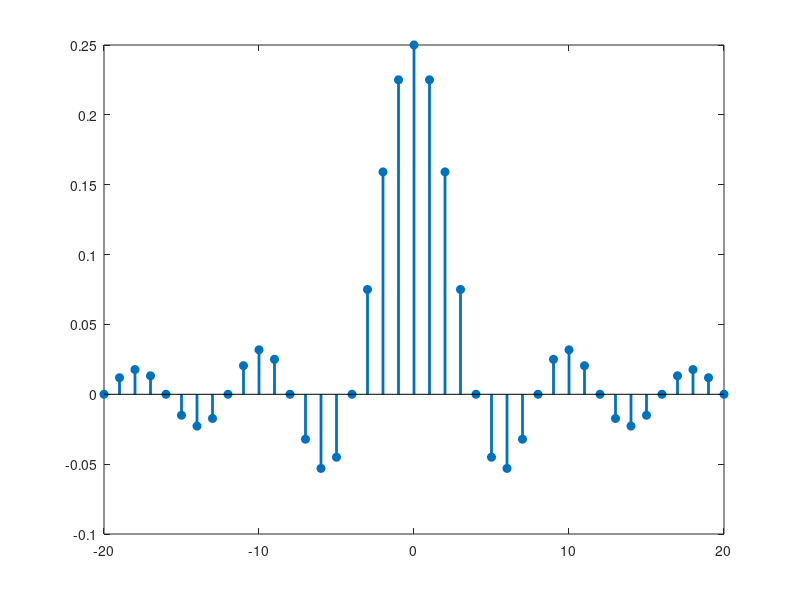

Reproduce this figure in MATLAB. (Note: this script raises an error after producing the figure.)
clc; clear all; close all;

% Parâmetros
wc = 0.25 * pi; % Frequência de corte (0.25*pi)
n = -20:20;     % Vetor de tempo discreto

% Cálculo da função sinc discreta
h = zeros(size(n));
for i = 1:length(n)
    if n(i) == 0
        h(i) = wc / pi;
    else
        h(i) = sin(wc * n(i)) / (pi * n(i));
    end
end

% Criação da figura para exportação
fig = figure('Position', [100, 100, 800, 420], 'Visible', 'off');
s = stem(n, h, 'filled', 'LineWidth', 2.0);

% Ajuste de cores (Estilo MATLAB clássico)
s.Color = [0, 0.4470, 0.7410];
s.MarkerSize = 6;

% Estilização dos eixos
grid on;
ax = gca;
ax.GridLineStyle = '--';
ax.GridAlpha = 0.5;
ax.FontSize = 12;
ax.FontName = 'Arial';
ax.Box = 'on';

% Títulos e legendas
title('Resposta ao Impulso Ideal - Função Sinc Discreta g_d[k]', 'FontSize', 14, 'FontWeight', 'bold', 'FontName', 'Arial');
xlabel('Índice da Amostra (k)', 'FontSize', 12, 'FontName', 'Arial');
ylabel('Amplitude g_d[k]', 'FontSize', 12, 'FontName', 'Arial');
xlim([-21, 21]);
ylim([-0.1, 0.3]);

% Salvar em uma pasta ASCII segura temporariamente
output_path = 'C:\Users\engma\.gemini\antigravity-cli\brain\aaf32d08-cb6b-42ba-874d-38315eaacaae\scratch\sinc_discreta.svg';

% Salvar em formato SVG
print(fig, output_path, '-dsvg');
close(fig);
disp('Gráfico da função sinc discreta gerado com sucesso no scratch!');
